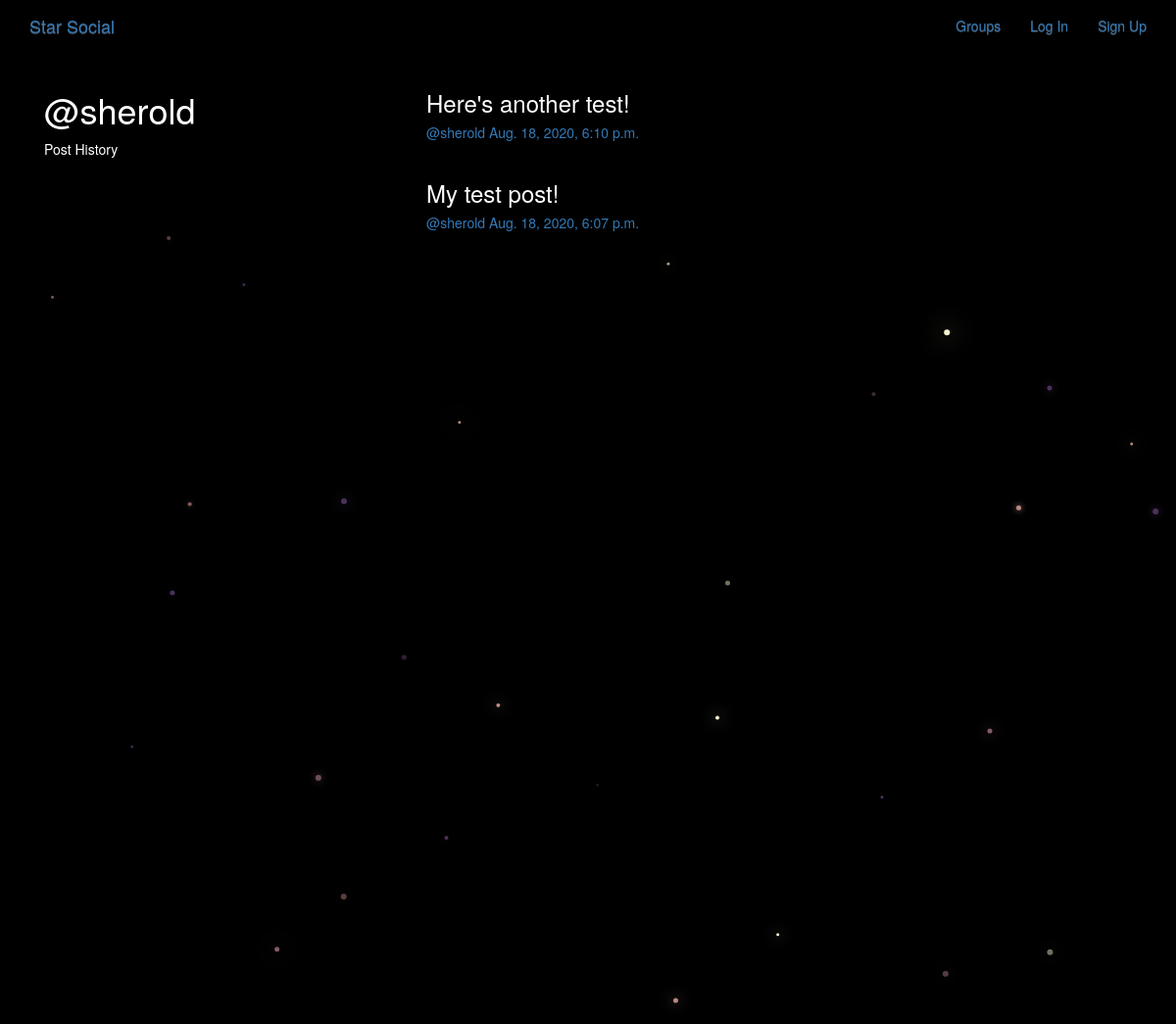
The page /posts/by/sherold on the database its author committed.
### posts/models.py (models this page shows, shortened)
class Post(models.Model):
    user = models.ForeignKey(User, related_name='posts', on_delete=models.CASCADE)
    created_at = models.DateTimeField(auto_now=True)
    message = models.TextField()
    message_html = models.TextField(editable=False)
    group = models.ForeignKey(Group, related_name='posts', on_delete=models.CASCADE, null=True, blank=True)
    class Meta:
        ordering = ['-created_at']
        unique_together = ['user', 'message']

### posts/views.py (the view)
# urls.py: path('by/<username>', views.UserPosts.as_view(), name='for_user'),
class UserPosts(generic.ListView):
    model = models.Post
    template_name = 'posts/user_post_list.html'
    def get_queryset(self):
        try:
            self.post_user = User.objects.prefetch_related('posts').get(username__iexact=self.kwargs.get('username'))
        except User.DoesNotExist:
            raise Http404
        else:
            return self.post_user.posts.all()
    def get_context_data(self, **kwargs):
        context = super().get_context_data(**kwargs)
        context['post_user'] = self.post_user
        return context

### posts/templates/posts/user_post_list.html
{% extends "posts/post_base.html" %}
{% block prepost %}
<div class="col-md-4">
    <h1>@{{ post_user.username }}</h1>
    <p>Post History</p>
</div>
{% endblock %}
{% block post_content %}
<div class="col-md-8">
    {% for post in post_list %}
        {% include "posts/_post.html" %}
    {% endfor %}
</div>
{% endblock %}

### posts/templates/posts/_post.html (shortened to what this page needs)
<div class="post media">
    <h3>{{ post.message_html|safe }}</h3>
    <div class="media-body">
        <h5 class="media-heading">
            <span class="username">
                <a href="{% url 'posts:for_user' username=post.user.username %}">@{{ post.user.username }}</a>
            </span>
            <time class="time">
                <a href="{% url 'posts:single' username=post.user.username pk=post.pk %}">{{ post.created_at }}</a>
            </time>
        </h5>
    </div>
</div>

### static/simplesocial/css/master.css (style rules this page uses)
body { margin: 0; overflow: hidden; background-color: black; color:white; }

### rows shown on the page
Post: message_html "Here's another test!", user.username "sherold", created_at "Aug. 18, 2020, 6:10 p.m."
Post: message_html "My test post!", user.username "sherold", created_at "Aug. 18, 2020, 6:07 p.m."

### other values the page prints
{{ post_user.username }} "sherold"
